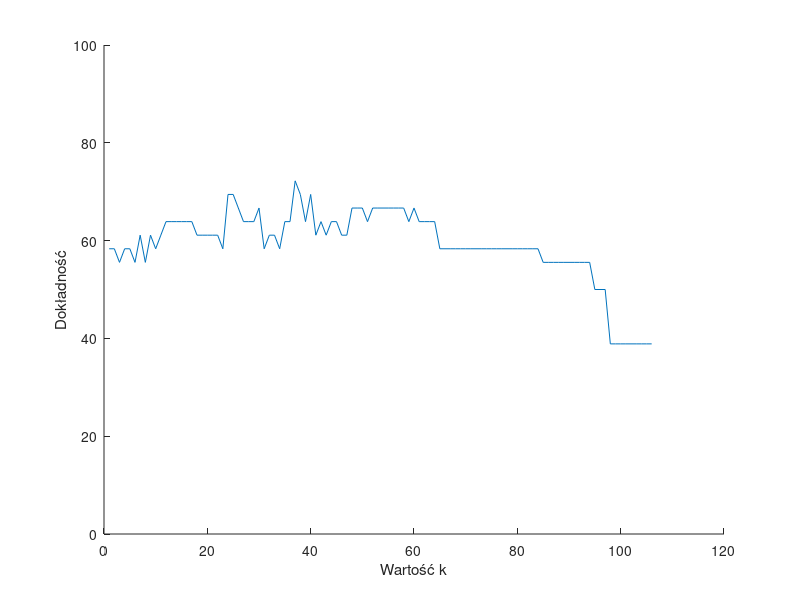

Here is the MATLAB script that generated this plot:
fileID = fopen('Knn2.txt','r');
formatSpec = '%f';
A = fscanf(fileID,formatSpec);

val = 106;

hold on
%set(gca, 'XScale', 'log', 'YScale', 'line');

%loglog([1 val], [1.493648265624854 1.493648265624854 ])

%x = logspace(0,6,val);
x = linspace(1,val,val);
plot(x,A)
xlabel('Wartość k')
ylabel('Dokładność')
ylim([0 100])